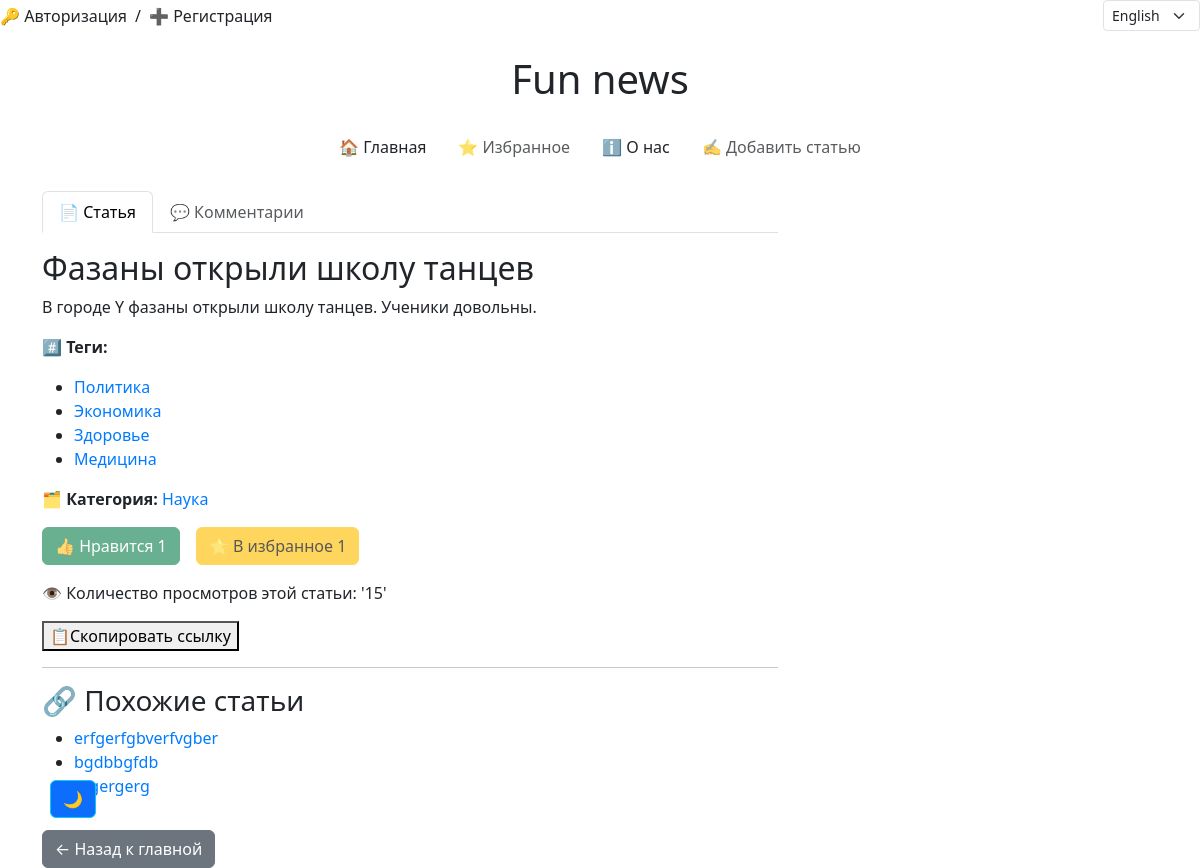
The app's page /en/news/article/fazany-otkryli-shkolu-tantsev/, older data.
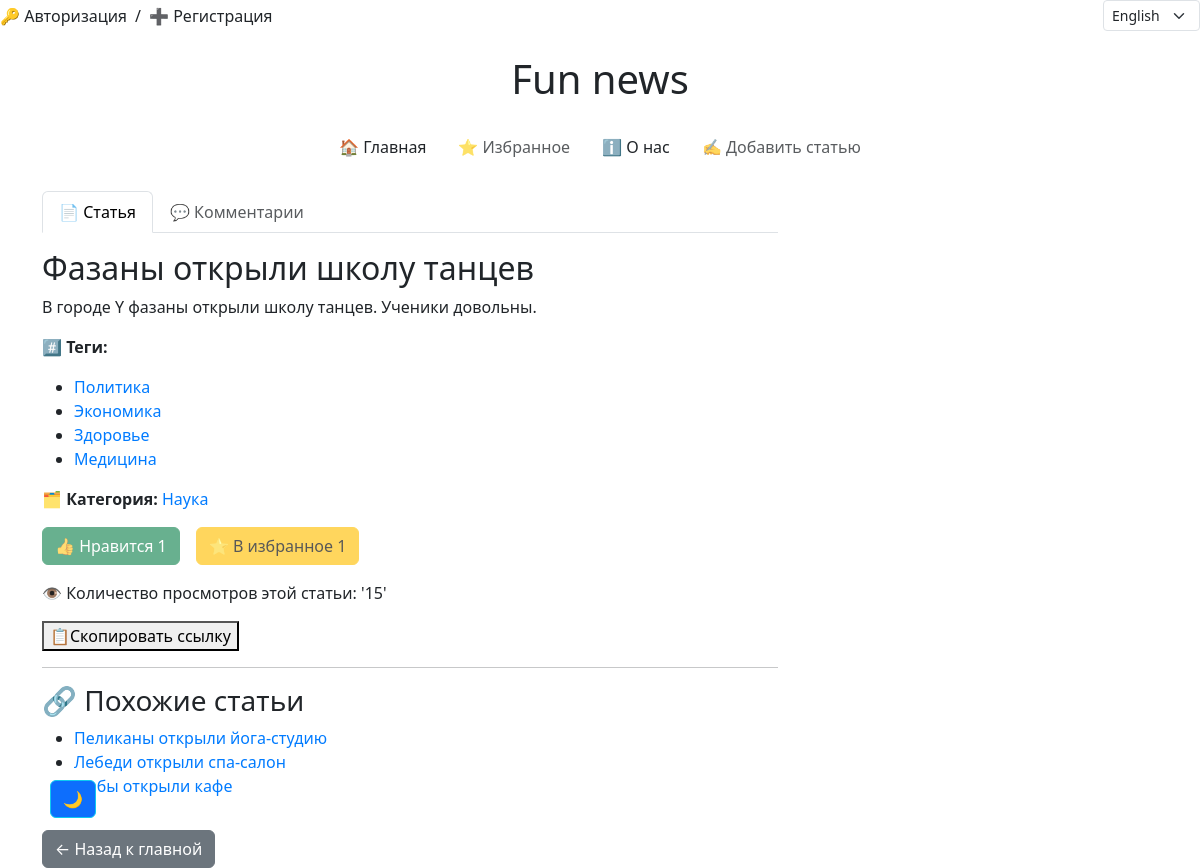
The same page, newer data.
### news/models.py (models this page shows, shortened)
class Tag(models.Model):
    name = models.CharField(max_length=255, unique=True)
    class Meta:
        verbose_name = 'Тег'  # единственное число для отображения в админке
        verbose_name_plural = 'Теги'  # мн. число для отображения в админке

class Article(models.Model):
    title = models.CharField(max_length=255, verbose_name='Заголовок')
    content = models.TextField(verbose_name='Содержание')
    publication_date = models.DateTimeField(default=timezone.now, verbose_name='Дата публикации')
    views = models.IntegerField(default=0, verbose_name='Просмотры')
    category = models.ForeignKey("Category", on_delete=models.CASCADE, verbose_name='Категория', blank=True,
                              null=True)
    tags = models.ManyToManyField("Tag", related_name='articles', verbose_name='Теги', blank=True)
    likes_count = models.IntegerField(default=0)
    favourites_count = models.IntegerField(default=0)
    is_active = models.BooleanField(default=True,  verbose_name='Теги')
    slug = models.SlugField(blank=True, null=True, unique=True)
    image = models.ImageField(upload_to='articles/%Y/%m/%d/',
                              validators=[FileExtensionValidator(['jpg', 'jpeg', 'png', 'jpeg'])],
                              blank=True,
                              null=True)
    author = models.ForeignKey(get_user_model(), on_delete=models.SET_NULL, null=True,
                               default=None, verbose_name='Author')
    class Meta:
        verbose_name = 'Статья'
        verbose_name_plural = 'Статьи'
        ordering = ['-publication_date']
        permissions = [
        ('publish_article', 'Publish Article'),
            ('make_active', 'Make Active'),
        ]

### news/views.py (the view)
# urls.py: path('article/<slug:slug>/', article_detail, name='article_detail'),                              # статья полностью
def article_detail(request, slug):
    article = get_object_or_404(Article, slug=slug)
    all_tags = Tag.objects.all()
    all_categories = Category.objects.all()
    liked_ips = article.likes.values_list('ip_address', flat=True)
    favourite_ips = article.favourites.values_list('ip_address', flat=True)
    reset_comment_flag(request)
    similar_articles = Article.objects.filter(
        Q(category=article.category) |
        Q(tags__in=article.tags.all())
    ).exclude(id=article.id).distinct().order_by('-publication_date')[:3]
    if request.method == 'POST':
        name = request.POST.get('name')
        text = request.POST.get('text')
        if name and text:
            Comment.objects.create(article=article, name=name, text=text)
    context = {
        "article": article,
        "all_tags": all_tags,
        "all_categories": all_categories,
        "liked_ips": liked_ips,
        "favourite_ips": favourite_ips,
        "similar_articles": similar_articles,
    }
    return render(request, 'news/article_detail.html', context=context)

### news/context_processors.py (called while the page is built)
def global_settings(request):
    if cache.get('favourite_count') is None:
        cache.set('favourite_count', Favourite.objects.count(), 60 * 15)
    if cache.get('like_count') is None:
        cache.set('like_count', Like.objects.count(), 60 * 15)
    if cache.get('articles_count') is None:
        cache.set('articles_count', Article.objects.count(), 60 * 15)
    if cache.get('all_tags_count') is None:
        cache.set('all_tags_count', Tag.objects.count(), 60 * 15)
    if cache.get('all_categories_count') is None:
        cache.set('all_categories_count', Category.objects.count(), 60 * 15)
    return {
        'favourites_count': cache.get('favourite_count'),
        'likes_count': cache.get('like_count'),
        'articles_count': cache.get('articles_count'),
    }

### news/views.py (called while the page is built)
def reset_comment_flag(request):
    if 'comment_submitted' in request.session:
        del request.session['comment_submitted']

### news/templates/news/article_detail.html (shortened to what this page needs)
{% extends 'news/base.html' %}
{% load i18n %}
    {% block content %}
    <section>
      <ul class="nav nav-tabs" id="addArticleTabs" role="tablist">
        <li class="nav-item" role="presentation">
          <button class="nav-link active" id="article-tab" data-bs-toggle="tab" data-bs-target="#article" type="button" role="tab">
            {% trans '📄 Статья' %}
          </button>
        </li>
        {% if user.is_authenticated %}
        <li class="nav-item" role="presentation">
          <button class="nav-link" id="comments-tab" data-bs-toggle="tab" data-bs-target="#comments" type="button" role="tab">
            {% trans '💬 Комментарии' %} ({{ article.comments.count }})
          </button>
        </li>
        {% else %}
        <li class="nav-item" role="presentation">
          <button class="nav-link" id="comments-tab" data-bs-toggle="tab" data-bs-target="#comments" type="button" role="tab" disabled>
            {% trans '💬 Комментарии' %}
          </button>
        </li>
        {% endif %}
      </ul>
      <div class="tab-content mt-3">
        <div class="tab-pane fade show active" id="article" role="tabpanel">
          <div class="news">
            <h2>{{ article.title }}</h2>
            <p>{{ article.content }} </p>
            {% if article.tags.all %}
              <p><strong>{% trans "#️⃣ Теги:"  %}</strong></p>
              <ul>
                {% for tag in article.tags.all %}
                  <li><a href="{% url 'news:news_by_tag' tag.name %}">{{ tag.name }}</a></li>
                {% endfor %}
              </ul>
            {% endif %}
            <p><strong>{% trans '🗂️ Категория:'  %}</strong>
              {% if article.category %}
                <a href="{% url 'news:news_by_category' article.category.name %}">{{ article.category.name }}</a>
              {% else %}
               {% trans 'Нет категории'  %}
              {% endif %}
            </p>
            <div class="buttons-container d-flex gap-3 mb-3">
              <form id="like-form-{{ article.id }}" data-article-id="{{ article.id }}">
                <button type="button" class="btn {% if request.META.REMOTE_ADDR in liked_ips %}btn-success{% else %}btn-outline-success{% endif %} {% if not user.is_authenticated %}btn-secondary disabled{% endif %}" id="like-btn-{{ article.id }}">
                 {% trans '👍 Нравится'  %} <span id="like-count-{{ article.id }}">{{ article.likes_count }}</span>
                </button>
              </form>
              <form id="favourite-form-{{ article.id }}" data-article-id="{{ article.id }}">
                <button type="button" class="btn {% if request.META.REMOTE_ADDR in favourite_ips %}btn-warning{% else %}btn-outline-warning{% endif %} {% if not user.is_authenticated %}btn-secondary disabled{% endif %}" id="favourite-btn-{{ article.id }}">
                  {% trans '⭐ В избранное'  %} <span id="favourite-count-{{ article.id }}">{{ article.favourites_count }}</span>
                </button>
              </form>
            </div>
            <p> {% trans '👁 Количество просмотров этой статьи:'  %} '{{ article.views }}' </p>
            <button type="button" onclick="copyToClipboard()">{% trans '📋Скопировать ссылку' %}</button>
            <hr>
            <h3>{% trans '🔗 Похожие статьи'  %}</h3>
            <ul>
              {% for sim in similar_articles %}
                <li>
                  <a href="{% url 'news:article_detail' slug=sim.slug %}">{{ sim.title }}</a>
                </li>
              {% empty %}
                <p> {% trans '🔗 Похожие статьи не найдены' %} </p>
              {% endfor %}
            </ul>
            <a class="btn btn-secondary mt-3" href="{% url 'news:catalog' %}">{% trans '← Назад к главной'  %}</a>
          </div>
        </div>
      </div>
    </section>
    {% endblock %}

Row changes from the older to the newer data that the page shows:
removed Article: title "erfgerfgbverfvgber"
removed Article: title "bgdbbgfdb"
removed Article: title "regergerg"
now on this page (row unchanged): Article: title "Пеликаны открыли йога-студию"
now on this page (row unchanged): Article: title "Лебеди открыли спа-салон"
now on this page (row unchanged): Article: title "Жабы открыли кафе"
